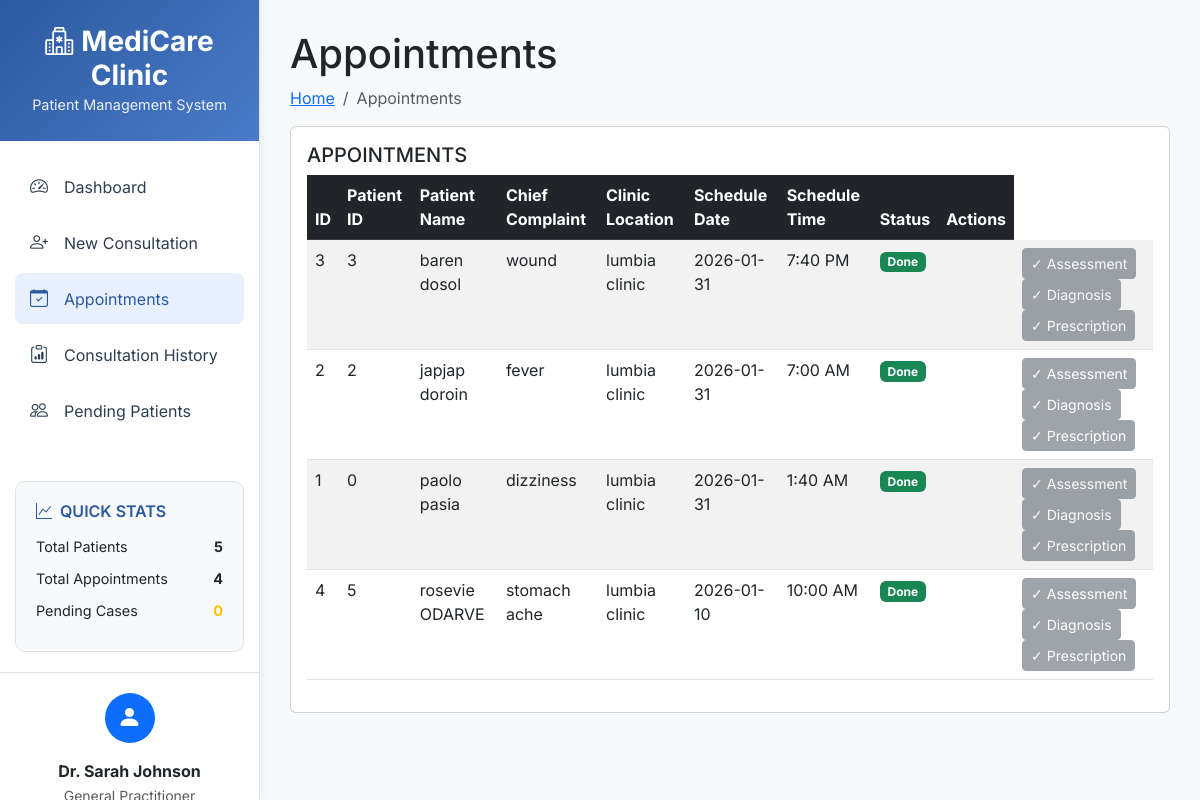
Page /modules/appointments.php on the committed database.
### tables this page shows
CREATE TABLE `appointments` (
  `appointment_id` int(11) NOT NULL,
  `patient_id` int(11) DEFAULT NULL,
  `patient_name` varchar(255) DEFAULT NULL,
  `chief_complaint` varchar(255) DEFAULT NULL,
  `description` text DEFAULT NULL,
  `email` varchar(255) DEFAULT NULL,
  `clinic_location` varchar(255) DEFAULT NULL,
  `schedule_date` date DEFAULT NULL,
  `schedule_time` time DEFAULT NULL,
  `created_at` timestamp NOT NULL DEFAULT current_timestamp(),
  `status` enum('Scheduled') DEFAULT NULL,
  `assessment_completed` tinyint(1) DEFAULT 0,
  `diagnosis_completed` tinyint(1) DEFAULT 0,
  `prescription_completed` tinyint(1) DEFAULT 0
);

### modules/appointments.php (the view, shortened to what this page needs)
<?php
require_once '../includes/connection.php';
require_once '../includes/header.php';
$alter_sql = "ALTER TABLE appointments
    ADD COLUMN IF NOT EXISTS assessment_completed TINYINT(1) DEFAULT 0,
    ADD COLUMN IF NOT EXISTS diagnosis_completed TINYINT(1) DEFAULT 0,
    ADD COLUMN IF NOT EXISTS prescription_completed TINYINT(1) DEFAULT 0,
    ADD COLUMN IF NOT EXISTS status VARCHAR(50) DEFAULT 'Scheduled'";
$conn->query($alter_sql);
$sql = "SELECT *,
    CASE
        WHEN assessment_completed = 1 AND diagnosis_completed = 1 AND prescription_completed = 1 THEN 'Done'
        ELSE COALESCE(status, 'Scheduled')
    END as current_status
FROM appointments ORDER BY schedule_date DESC, schedule_time DESC";
$result = $conn->query($sql);
?>
<div class="pagetitle">
  <h1>Appointments</h1>
  <nav>
    <ol class="breadcrumb">
      <li class="breadcrumb-item"><a href="../index.php">Home</a></li>
      <li class="breadcrumb-item active">Appointments</li>
    </ol>
  </nav>
</div>
<section class="section">
  <div class="row">
    <div class="col-lg-12">
      <div class="card">
        <div class="card-body">
          <h5 class="card-title">APPOINTMENTS</h5>
          <div class="table-responsive">
            <table class="table table-striped table-hover">
              <thead class="table-dark">
                <tr>
                  <th>ID</th>
                  <th>Patient ID</th>
                  <th>Patient Name</th>
                  <th>Chief Complaint</th>
                  <th>Clinic Location</th>
                  <th>Schedule Date</th>
                  <th>Schedule Time</th>
                  <th>Status</th>
                  <th>Actions</th>
                </tr>
              </thead>
              <tbody>
                <?php
                if ($result && $result->num_rows > 0) {
                  while($row = $result->fetch_assoc()) {
                    echo "<tr>";
                    echo "<td>" . $row["appointment_id"] . "</td>";
                    echo "<td>" . $row["patient_id"] . "</td>";
                    echo "<td>" . htmlspecialchars($row["patient_name"]) . "</td>";
                    echo "<td>" . htmlspecialchars($row["chief_complaint"]) . "</td>";
                    echo "<td>" . htmlspecialchars($row["clinic_location"]) . "</td>";
                    echo "<td>" . $row["schedule_date"] . "</td>";
                    echo "<td>" . date('g:i A', strtotime($row["schedule_time"])) . "</td>";
                    $status = $row['current_status'];
                    $status_class = $status == 'Done' ? 'bg-success' : 'bg-warning';
                    echo "<td><span class='badge {$status_class}'>{$status}</span></td>";
                    echo "<td>";
                    $appointment_id = $row['appointment_id'];
                    $assessment_done = $row['assessment_completed'];
                    $diagnosis_done = $row['diagnosis_completed'];
                    $prescription_done = $row['prescription_completed'];
                    echo "<td>";
                    if (!$assessment_done) {
                        echo "<button type='button' class='btn btn-info btn-sm me-1' onclick='showAssessmentForm({$appointment_id})'>Assessment</button>";
                    } else {
                        echo "<button class='btn btn-secondary btn-sm me-1' disabled>✓ Assessment</button>";
                    }
                    if (!$diagnosis_done) {
                        echo "<button type='button' class='btn btn-warning btn-sm me-1' onclick='showDiagnosisForm({$appointment_id})'>Diagnosis</button>";
                    } else {
                        echo "<button class='btn btn-secondary btn-sm me-1' disabled>✓ Diagnosis</button>";
                    }
                    if (!$prescription_done) {
                        echo "<button type='button' class='btn btn-success btn-sm' onclick='showPrescriptionForm({$appointment_id})'>Prescription</button>";
                    } else {
                        echo "<button class='btn btn-secondary btn-sm' disabled>✓ Prescription</button>";
                    }
                    echo "</td>";
                    echo "</tr>";
                  }
                } else {
                  echo "<tr><td colspan='9' class='text-center'>No appointments found</td></tr>";
                }
                ?>
              </tbody>
            </table>
          </div>
        </div>
      </div>
    </div>
  </div>
</section>
<?php
require_once '../includes/footer.php';
?>

### includes/header.php (style rules this page uses)
:root { --primary-blue: #2c5aa0; --light-blue: #4a7bc8; --pale-blue: #e8f0fe; --white: #ffffff; --light-gray: #f8f9fa; --text-dark: #2c3e50; --border-color: #dee2e6; }
body { font-family: 'Inter', sans-serif; background-color: #f5f7fb; margin: 0; padding: 0; }

### rows in the picture
appointments: appointment_id "3", patient "3", patient_name "baren dosol", chief_complaint "wound", clinic_location "lumbia clinic", schedule_date "2026-01-31", schedule_time "7:40 PM", status "Done", assessment_completed "✓ Assessment", diagnosis_completed "✓ Diagnosis", prescription_completed "✓ Prescription"
appointments: appointment_id "2", patient "2", patient_name "japjap doroin", chief_complaint "fever", clinic_location "lumbia clinic", schedule_date "2026-01-31", schedule_time "7:00 AM", status "Done", assessment_completed "✓ Assessment", diagnosis_completed "✓ Diagnosis", prescription_completed "✓ Prescription"
appointments: appointment_id "1", patient "0", patient_name "paolo pasia", chief_complaint "dizziness", clinic_location "lumbia clinic", schedule_date "2026-01-31", schedule_time "1:40 AM", status "Done", assessment_completed "✓ Assessment", diagnosis_completed "✓ Diagnosis", prescription_completed "✓ Prescription"
appointments: appointment_id "4", patient "5", patient_name "rosevie ODARVE", chief_complaint "stomach ache", clinic_location "lumbia clinic", schedule_date "2026-01-10", schedule_time "10:00 AM", status "Done", assessment_completed "✓ Assessment", diagnosis_completed "✓ Diagnosis", prescription_completed "✓ Prescription"

### other values in the picture
$total_patients "5"
$total_appointments "4"
$pending_cases "0"
